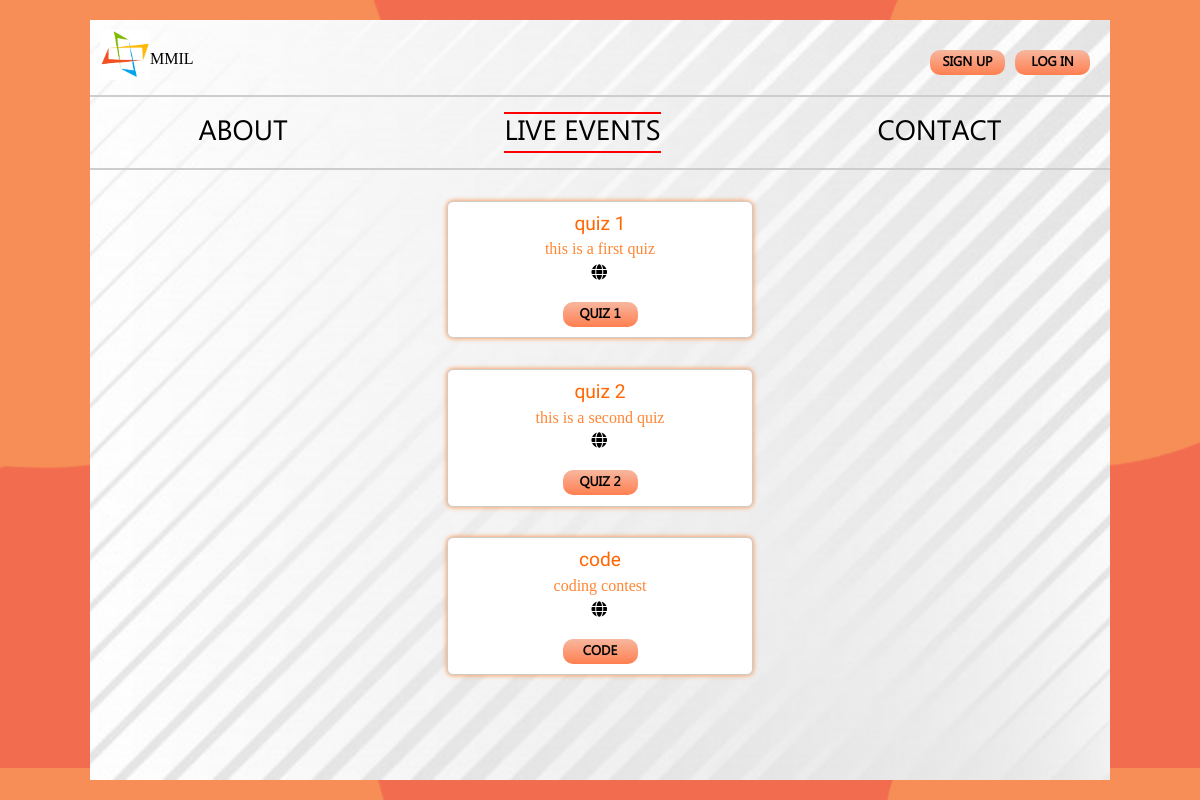
/events/, run on an earlier commit of the app's database.
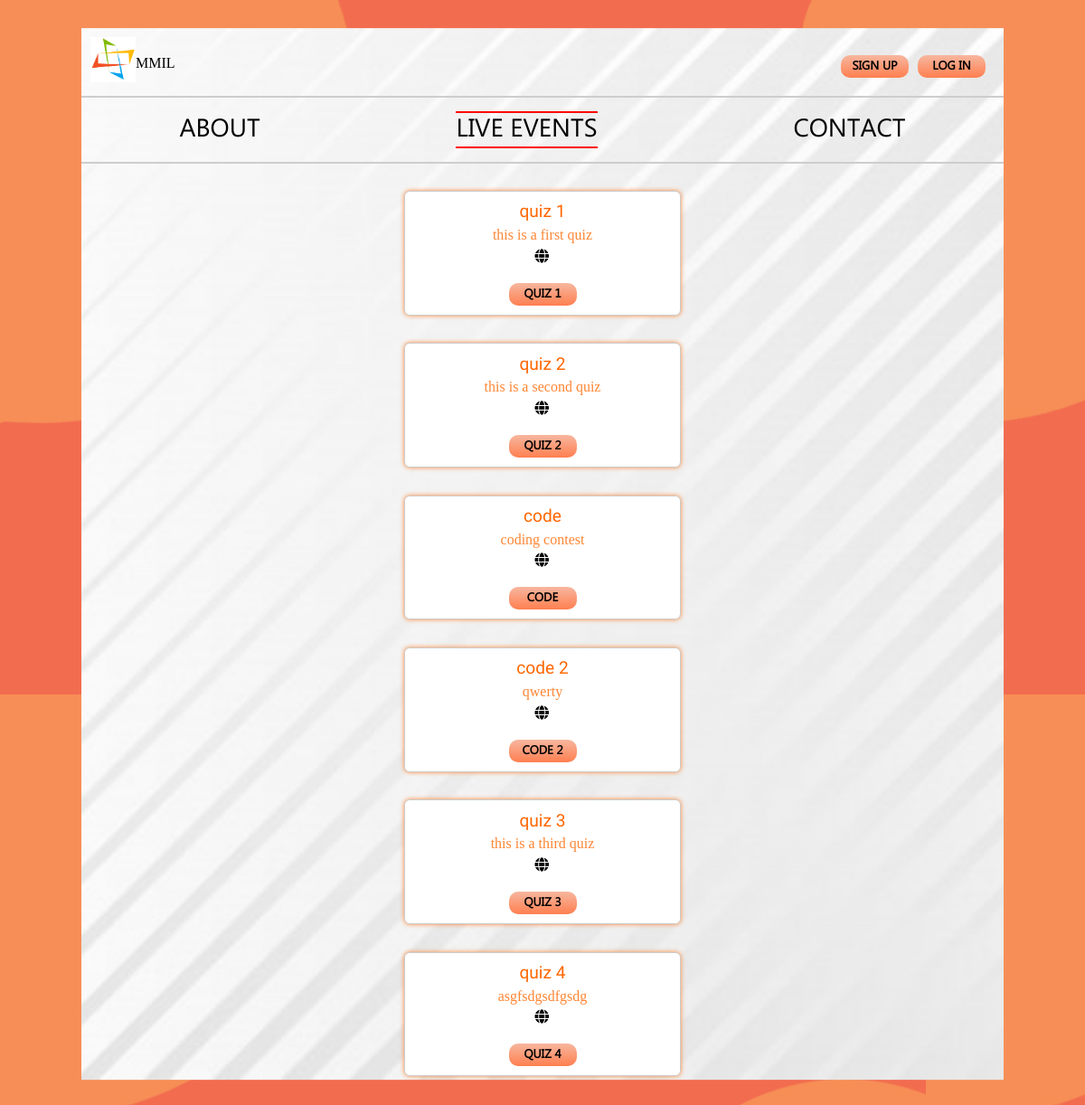
And on a later commit of the database.
### events/models.py (models this page shows, shortened)
class Event(models.Model):
	event_name = models.CharField(max_length=100, unique=True)
	event_description = models.TextField(blank=False)
	event_url = models.URLField(max_length=100,blank=True)
	event_start_date = models.DateField(default=timezone.now, blank=True)
	event_start_time = models.TimeField(default=datetime.time(00,00), blank=True)
	event_end_date = models.DateField(default=timezone.now, blank=True)
	event_end_time = models.TimeField(default=datetime.time(00,00), blank=True)

### quiz_portal/views.py (the view)
# urls.py: path('events/', events),
def events(request):
	E=Event.objects.all()
	context = {
		'eve':E
	}
	return render(request,'events.html',context)

### templates/events.html (shortened to what this page needs)
{% load static %}
<!DOCTYPE html>
<html>
<head>
	<link rel="stylesheet" type="text/css" href="{% static 'css\dashboard.css' %}">
	<link rel="stylesheet" type="text/css" href="{% static 'css\events.css' %}">
	<link rel="stylesheet" href="https://use.fontawesome.com/releases/v5.5.0/css/all.css">
</head>
<body>
<div class="box">
	<div class="top">
		<img src="/static/img/mmil_logo.jpg" width="50px"><a href="/dashboard.html">MMIL</a>
		{% if request.user.is_authenticated %}
		<button onclick="logout()"class="button">Log Out</button>
		{% else %}
		<button onclick="login()">Log In</button>
		<button onclick="signup()">Sign Up</button>
		{% endif %}
	</div>
	<div class="center">
		<div class="info-1">
			<a href='/' class="event">About</a>
		</div>
		<div class="info-1 active">
			<a href="/events" class="about">Live Events</a>
		</div>
		<div class="info-1">
			<a href='/contact' class="contact">contact</a>
		</div>
	</div>
	<div class="list">
	{% for i in eve %}
	<div class="events">
		<div class="header">{{ i.event_name }}</div>
		<p>{{ i.event_description }}</p>
		<span class="new"><a href="#" class="links"><i class="fas fa-globe"></i></a></span>
		<form method="POST" action="/quiz/">
			<div>
				<input type="submit" name="event_name" value="{{ i.event_name }}">
			</div>
		</form>
	</div>
	{% endfor %}
</div>
</div>
</body>
</html>

What changed in the data, as far as the page shows it:
added Event: event_name "code 2", event_description "qwerty"
added Event: event_name "quiz 3", event_description "this is a third quiz"
added Event: event_name "quiz 4", event_description "asgfsdgsdfgsdg"
